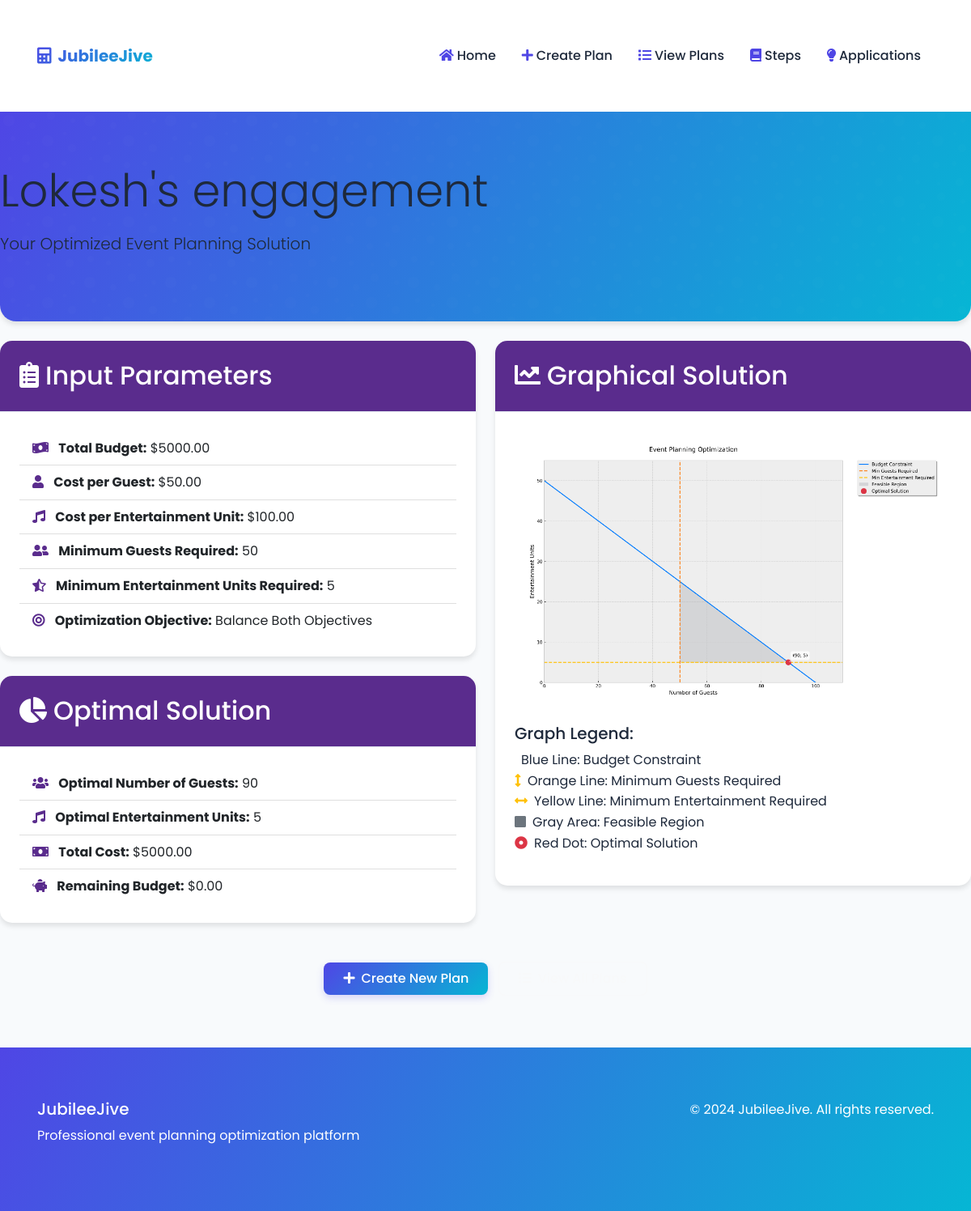
Screenshot of /solution/10/ with the database file from the repository.
### events/models.py (models this page shows, shortened)
class EventPlan(models.Model):
    OBJECTIVE_CHOICES = [
        ('MAX_GUESTS', 'Maximize Number of Guests'),
        ('MAX_ENTERTAINMENT', 'Maximize Entertainment Quality'),
        ('BALANCED', 'Balance Both Objectives'),
    ]
    title = models.CharField(max_length=200)
    total_budget = models.DecimalField(
        max_digits=10,
        decimal_places=2,
        validators=[MinValueValidator(0)]
    )
    cost_per_guest = models.DecimalField(
        max_digits=8,
        decimal_places=2,
        validators=[MinValueValidator(0)]
    )
    cost_per_entertainment = models.DecimalField(
        max_digits=8,
        decimal_places=2,
        validators=[MinValueValidator(0)]
    )
    min_guests = models.PositiveIntegerField(
        default=1,
        help_text="Minimum number of guests required"
    )
    min_entertainment_units = models.PositiveIntegerField(
        default=1,
        help_text="Minimum number of entertainment units required"
    )
    objective = models.CharField(
        max_length=20,
        choices=OBJECTIVE_CHOICES,
        default='BALANCED'
    )
    created_at = models.DateTimeField(auto_now_add=True)
    updated_at = models.DateTimeField(auto_now=True)

### events/views.py (the view)
# urls.py: path('solution/<int:pk>/', views.view_solution, name='view_solution'),
def view_solution(request, pk):
    event_plan = get_object_or_404(EventPlan, pk=pk)
    solution = solve_graphical_method(event_plan)
    context = {
        'event_plan': event_plan,
        'solution': solution,
        'graph': solution['graph']
    }
    return render(request, 'events/view_solution.html', context)

### events/templatetags/event_tags.py (called while the page is built)
@register.filter
def sub(value, arg):
    try:
        return float(value) - float(arg)
    except (ValueError, TypeError):
        return value

### templates/events/view_solution.html (shortened to what this page needs)
{% extends 'base.html' %}
{% load event_tags %}
{% block content %}
<div class="hero-section mb-4">
    <h1 class="display-4 mb-3">{{ event_plan.title }}</h1>
    <p class="lead">Your Optimized Event Planning Solution</p>
</div>
<div class="row">
    <div class="col-md-6">
        <div class="card mb-4">
            <div class="card-header bg-purple text-white">
                <h2 class="mb-0">
                    <i class="fas fa-clipboard-list me-2"></i>Input Parameters
                </h2>
            </div>
            <div class="card-body">
                <ul class="list-group list-group-flush">
                    <li class="list-group-item">
                        <i class="fas fa-money-bill-wave me-2 text-purple"></i>
                        <strong>Total Budget:</strong> ${{ event_plan.total_budget }}
                    </li>
                    <li class="list-group-item">
                        <i class="fas fa-user me-2 text-purple"></i>
                        <strong>Cost per Guest:</strong> ${{ event_plan.cost_per_guest }}
                    </li>
                    <li class="list-group-item">
                        <i class="fas fa-music me-2 text-purple"></i>
                        <strong>Cost per Entertainment Unit:</strong> ${{ event_plan.cost_per_entertainment }}
                    </li>
                    <li class="list-group-item">
                        <i class="fas fa-user-friends me-2 text-purple"></i>
                        <strong>Minimum Guests Required:</strong> {{ event_plan.min_guests }}
                    </li>
                    <li class="list-group-item">
                        <i class="fas fa-star-half-alt me-2 text-purple"></i>
                        <strong>Minimum Entertainment Units Required:</strong> {{ event_plan.min_entertainment_units }}
                    </li>
                    <li class="list-group-item">
                        <i class="fas fa-bullseye me-2 text-purple"></i>
                        <strong>Optimization Objective:</strong> {{ event_plan.get_objective_display }}
                    </li>
                </ul>
            </div>
        </div>
        <div class="card">
            <div class="card-header bg-purple text-white">
                <h2 class="mb-0">
                    <i class="fas fa-chart-pie me-2"></i>Optimal Solution
                </h2>
            </div>
            <div class="card-body">
                <ul class="list-group list-group-flush">
                    <li class="list-group-item">
                        <i class="fas fa-users me-2 text-purple"></i>
                        <strong>Optimal Number of Guests:</strong> {{ solution.optimal_guests }}
                    </li>
                    <li class="list-group-item">
                        <i class="fas fa-music me-2 text-purple"></i>
                        <strong>Optimal Entertainment Units:</strong> {{ solution.optimal_entertainment_units }}
                    </li>
                    <li class="list-group-item">
                        <i class="fas fa-money-bill me-2 text-purple"></i>
                        <strong>Total Cost:</strong> ${{ solution.total_cost|floatformat:2 }}
                    </li>
                    <li class="list-group-item">
                        <i class="fas fa-piggy-bank me-2 text-purple"></i>
                        <strong>Remaining Budget:</strong> ${{ event_plan.total_budget|sub:solution.total_cost|floatformat:2 }}
                    </li>
                </ul>
            </div>
        </div>
    </div>
    <div class="col-md-6">
        <div class="card">
            <div class="card-header bg-purple text-white">
                <h2 class="mb-0">
                    <i class="fas fa-chart-line me-2"></i>Graphical Solution
                </h2>
            </div>
            <div class="card-body">
                <div class="graph-container">
                    <img alt="Optimization Graph" class="img-fluid">
                </div>
                <div class="mt-3">
                    <h5>Graph Legend:</h5>
                    <ul class="list-unstyled">
                        <li>Blue Line: Budget Constraint</li>
                        <li><i class="fas fa-arrows-alt-v text-warning me-2"></i>Orange Line: Minimum Guests Required</li>
                        <li><i class="fas fa-arrows-alt-h text-warning me-2"></i>Yellow Line: Minimum Entertainment Required</li>
                        <li><i class="fas fa-square text-secondary me-2"></i>Gray Area: Feasible Region</li>
                        <li><i class="fas fa-dot-circle text-danger me-2"></i>Red Dot: Optimal Solution</li>
                    </ul>
                </div>
            </div>
        </div>
    </div>
</div>
<div class="row mt-4">
    <div class="col-12 text-center">
        <a href="{% url 'create_plan' %}" class="btn btn-primary me-2">
            <i class="fas fa-plus me-2"></i>Create New Plan
        </a>
        <a href="{% url 'plan_list' %}" class="btn btn-outline-light">
            <i class="fas fa-list me-2"></i>View All Plans
        </a>
    </div>
</div>
{% endblock %}

### templates/base.html (style rules this page uses)
:root { --primary: #4f46e5; --primary-light: #818cf8; --secondary: #64748b; --accent: #06b6d4; --text: #1e293b; --bg-light: #f8fafc; --bg-white: #ffffff; --border: #e2e8f0; }
body { font-family: 'Poppins', sans-serif; background-color: var(--bg-light); color: var(--text); line-height: 1.6; }
.card { background-color: var(--bg-white); border: none; border-radius: 12px; box-shadow: 0 4px 6px rgba(0,0,0,0.1); transition: transform 0.3s ease, box-shadow 0.3s ease; margin-bottom: 1.5rem; }
.card-header { background-color: transparent; border-bottom: 1px solid var(--border); padding: 1.5rem; }
.card-body { padding: 1.5rem; }
.btn { padding: 0.5rem 1.5rem; border-radius: 8px; font-weight: 500; transition: all 0.3s ease; }
.btn-primary { background: linear-gradient(135deg, var(--primary) 0%, var(--accent) 100%); border: none; box-shadow: 0 4px 10px rgba(79, 70, 229, 0.2); }
.hero-section { background: linear-gradient(120deg, var(--primary) 0%, var(--accent) 100%); padding: 4rem 0; margin-bottom: 2rem; border-radius: 0 0 20px 20px; box-shadow: 0 4px 6px rgba(0,0,0,0.1); position: relative; overflow: hidden; }
.hero-section::before { content: ''; position: absolute; top: 0; left: 0; right: 0; bottom: 0; opacity: 0.1; }

### templates/events/view_solution.html (style rules this page uses)
.bg-purple { background-color: #5a2c8d; }
.text-purple { color: #5a2c8d; }
.card { border-radius: 15px; box-shadow: 0 4px 6px rgba(0, 0, 0, 0.1); }
.card-header { border-top-left-radius: 15px !important; border-top-right-radius: 15px !important; }
.graph-container { background: white; padding: 15px; border-radius: 10px; }
.btn-primary { background-color: #5a2c8d; border-color: #5a2c8d; }

### rows the page displays
EventPlan: title "Lokesh's engagement", total_budget "5000.00", cost_per_guest "50.00", cost_per_entertainment "100.00", min_guests "50", min_entertainment_units "5", objective "Balance Both Objectives", total_budget|sub "0.00"

### other values shown
{{ solution.optimal_guests }} "90"
{{ solution.optimal_entertainment_units }} "5"
{{ solution.total_cost|floatformat:2 }} "5000.00"
